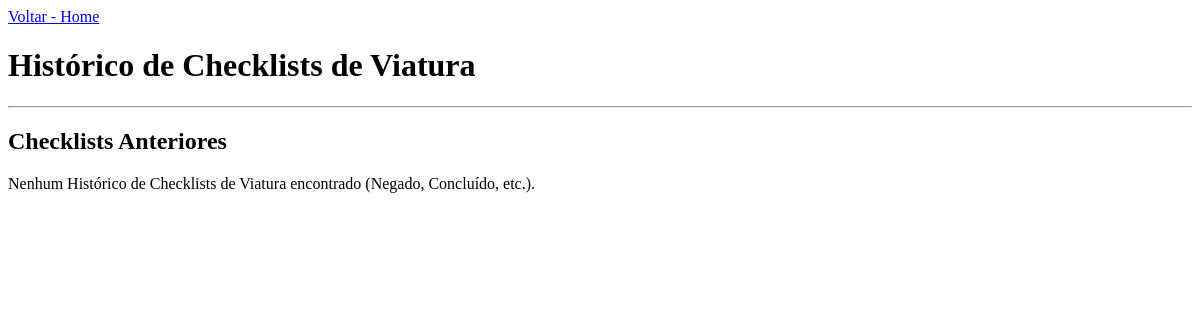
The page /solicitacoesAnterioresVtr.php (signed in) on the database as committed earlier.
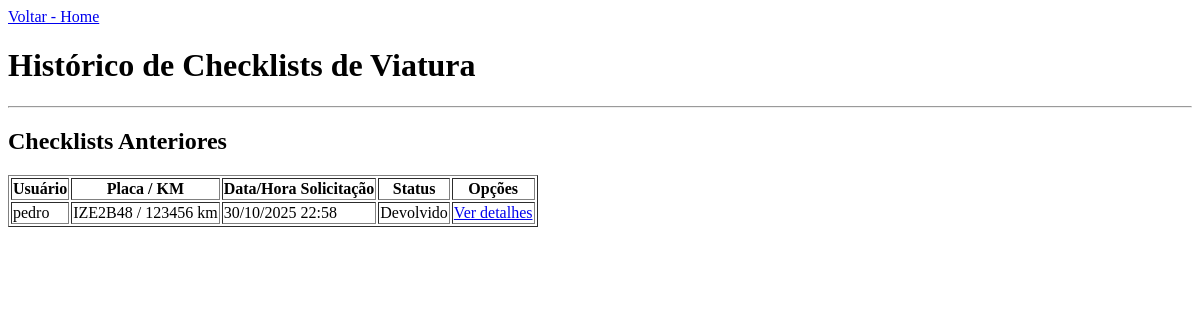
The same page on the database as committed later.
### tables this page shows
CREATE TABLE IF NOT EXISTS `solicitacao_viatura` (
  `id_solicitacao_viatura` int NOT NULL AUTO_INCREMENT,
  `id_usuario` int NOT NULL,
  `data_solicitacao_viatura` datetime NOT NULL,
  `quilometragem` int DEFAULT NULL,
  `placa_veiculo` varchar(10) DEFAULT NULL,
  `observacoes_viatura` text,
  `status_solicitacao_viatura` enum('Pendente','Ativo','Negado','Devolvido') DEFAULT 'Pendente',
  PRIMARY KEY (`id_solicitacao_viatura`),
  KEY `id_usuario` (`id_usuario`)
);

CREATE TABLE IF NOT EXISTS `usuarios` (
  `id_usuario` int NOT NULL AUTO_INCREMENT,
  `nome_usuario` varchar(255) NOT NULL,
  `identidade_funcional_usuario` int NOT NULL,
  `email_usuario` varchar(255) NOT NULL,
  `senha_usuario` varchar(255) NOT NULL,
  `perfil_usuario` tinyint(1) NOT NULL,
  `data_cadastro_usuario` datetime NOT NULL,
  PRIMARY KEY (`id_usuario`)
);

### solicitacoesAnterioresVtr.php (the view, shortened to what this page needs)
<?php
include("conecta.php");
$query_vtr = "SELECT
 solicitacao_viatura.id_solicitacao_viatura,
 solicitacao_viatura.data_solicitacao_viatura,
 solicitacao_viatura.quilometragem,
 solicitacao_viatura.placa_veiculo,
 solicitacao_viatura.status_solicitacao_viatura,
usuarios.nome_usuario
 FROM solicitacao_viatura
 JOIN usuarios ON solicitacao_viatura.id_usuario = usuarios.id_usuario
 WHERE solicitacao_viatura.status_solicitacao_viatura != 'Pendente'
  AND solicitacao_viatura.status_solicitacao_viatura != 'Aceito'
  AND solicitacao_viatura.status_solicitacao_viatura != 'Ativo'
 ORDER BY solicitacao_viatura.data_solicitacao_viatura DESC";
$resultado_vtr = mysqli_query($conexao, $query_vtr);
?>
<!DOCTYPE html>
<html lang="pt-br">
<head>
</head>
<body>
    <a href="homeQuarteleiro.php">Voltar - Home</a>
    <h1>Histórico de Checklists de Viatura</h1>
    <hr> <h2>Checklists Anteriores</h2>
    <?php
    if (mysqli_num_rows($resultado_vtr) <= 0) {
        echo "Nenhum Histórico de Checklists de Viatura encontrado (Negado, Concluído, etc.).";
    } else {
        echo "<table border='1'>
 <tr>
 <th>Usuário</th>
 <th>Placa / KM</th>
 <th>Data/Hora Solicitação</th>
 <th>Status</th>
 <th>Opções</th>
 </tr>";
        while ($dados_vtr = mysqli_fetch_assoc($resultado_vtr)) {
            $id_vtr = $dados_vtr['id_solicitacao_viatura'];
            $nome_vtr = $dados_vtr['nome_usuario'];
            $placa_km = $dados_vtr['placa_veiculo'] . " / " . $dados_vtr['quilometragem'] . " km";
            $data_solicitacao_vtr = date("d/m/Y H:i", strtotime($dados_vtr['data_solicitacao_viatura']));
            $status_vtr = $dados_vtr['status_solicitacao_viatura'];
            echo "<tr>
 <td>$nome_vtr</td>
 <td>$placa_km</td>
 <td>$data_solicitacao_vtr</td>
 <td>$status_vtr</td>
 <td>
  <a href='detalhesVtr.php?id=$id_vtr&status=7'>Ver detalhes</a>
 </td>
</tr>";
        }
        echo "</table>";
    }
    ?>
</body>
</html>

Rows that differ between the two databases and show on the page:
added solicitacao_viatura: id_usuario.nome_usuario "pedro", placa_km "IZE2B48 / 123456 km", data_solicitacao_viatura "30/10/2025 22:58", status_solicitacao_viatura "Devolvido"
Other text that changed with them:
text no longer shown: "Nenhum Histórico de Checklists de Viatura encontrado (Negado, Concluído, etc.)."
text now shown: "Usuário Placa / KM Data/Hora Solicitação Status Opções"
